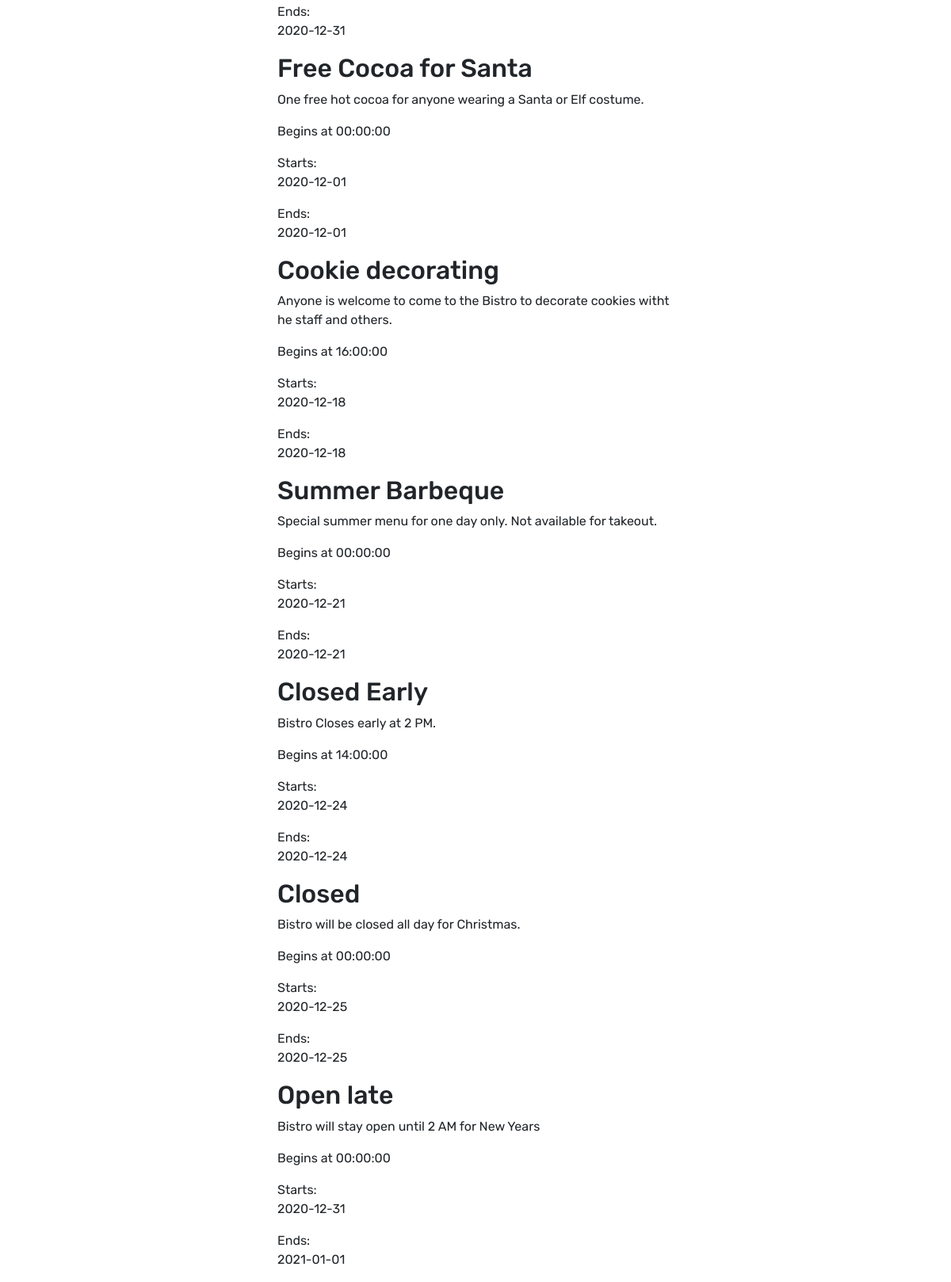
/events.php (lower part), run on an earlier commit of the app's database.
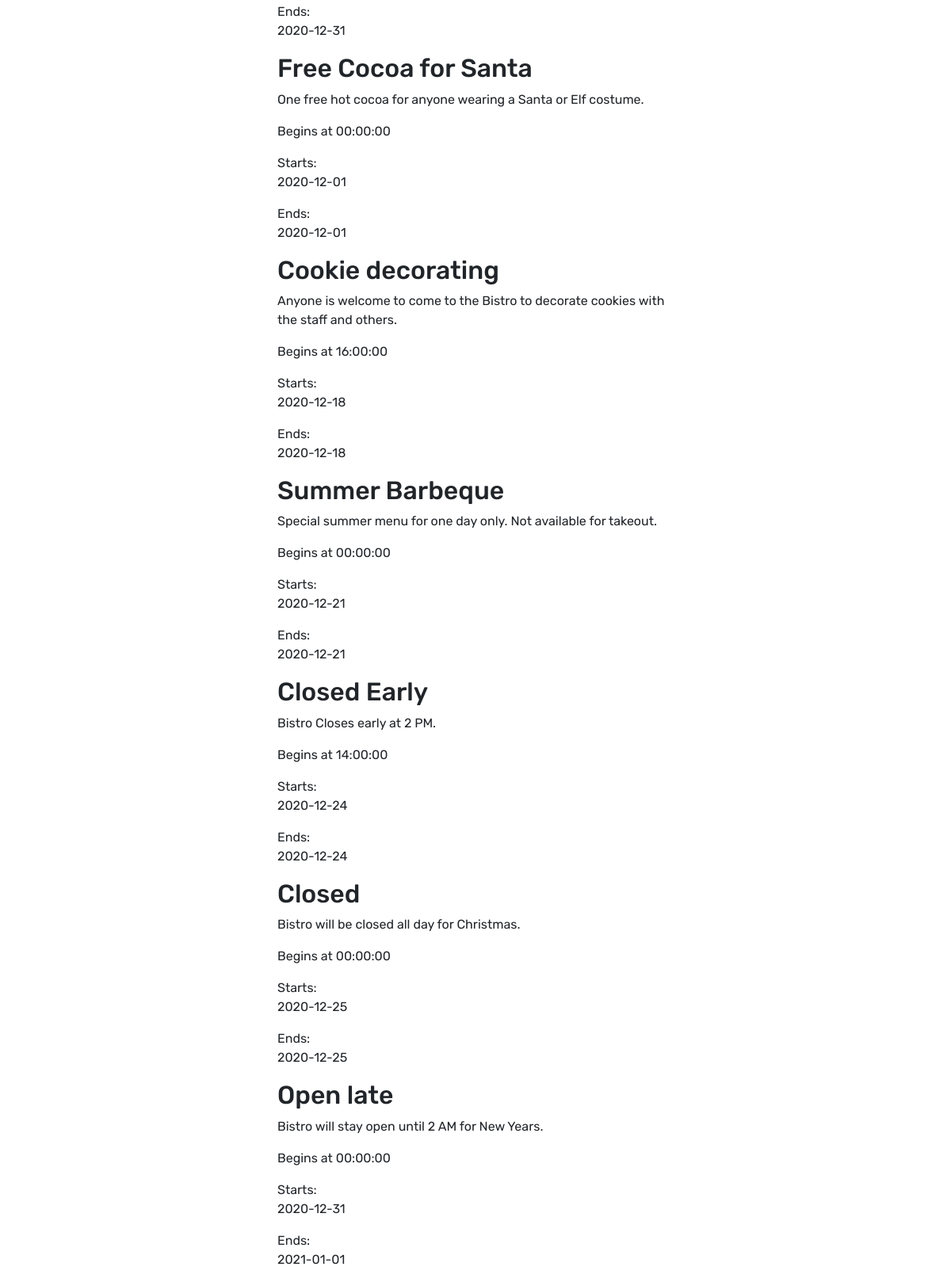
And on a later commit of the database.
### tables this page shows
CREATE TABLE events (
	event_id INT NOT NULL AUTO_INCREMENT PRIMARY KEY,
    event_name VARCHAR(100) NOT NULL,
    event_desc VARCHAR(255) NOT NULL,
    event_time TIME NOT NULL,
    event_start_date DATE NOT NULL,
    event_end_date DATE NOT NULL
);

### events.php (the view, shortened to what this page needs)
<link rel="stylesheet" href="./css/main.css" />
<?php
include_once "./includes/header.php";
?>
<main class="main-container">
<?php
include_once "./includes/dbConnect.php";
?>
<div class="form-container mx-auto">
  <?php
    $sql = "SELECT * FROM events";
    $result = mysqli_query($conn, $sql);
    $queryResults = mysqli_num_rows($result);
    if ($queryResults > 0) {
      while ($row = mysqli_fetch_assoc($result)) {
        echo "<div class='events-box'>
          <h2>".$row['event_name']."</h2>
          <p>".$row['event_desc']."</p>
          <p>Begins at ".$row['event_time']."</p>
          Starts:
          <p>".$row['event_start_date']."</p>
          Ends:
          <p>".$row['event_end_date']."</p>
        </div>";
      }
    }
  ?>
  </div>
</main>
<?php
include_once "./includes/footer.php";
?>

### includes/header.php (shortened to what this page needs)
<!DOCTYPE html>
<html lang="en">
<head>
    <link rel="stylesheet" href="https://stackpath.bootstrapcdn.com/bootstrap/4.5.0/css/bootstrap.min.css">
    <link rel="stylesheet" href="./css/main.css" />
</head>
<body>

### includes/footer.php (shortened to what this page needs)
</body>
</html>

### css/main.css (style rules this page uses)
* { box-sizing: border-box; padding: 0; margin: 0; }
body { font-family: "Rubik", sans-serif; overflow-y: scroll; }
.main-container { max-width: 1250px; width: 90%; margin: 0 auto; padding: 5rem 0 0 0; }
.form-container { width: 90%; max-width: 500px; }

What changed in the data, as far as the page shows it:
changed events "Cookie decorating": event_desc "Anyone is welcome to come to the Bistro to decorate cookies witht he staff and others." → "Anyone is welcome to come to the Bistro to decorate cookies with the staff and others."
changed events "Open late": event_desc "Bistro will stay open until 2 AM for New Years" → "Bistro will stay open until 2 AM for New Years."
